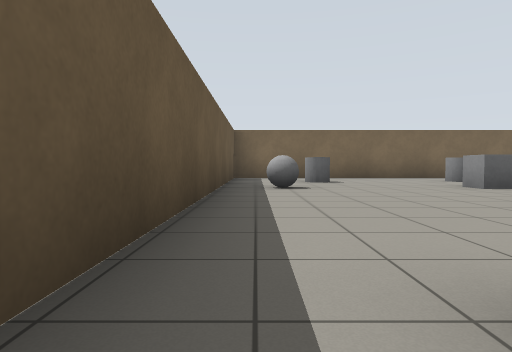
View 1 (above)

18 first-person views from a walk through a world built for the Gazebo simulator. The camera is 0.72 m above the floor, tilts 2° down and sees 75° across. The floor is counted in squares, 2 m on a side. Each view is taken from the middle of a square. On the plan, view 1 faces up. The plan holds only what a view shows up to about 9 squares ahead; the rest is blank.

View 2
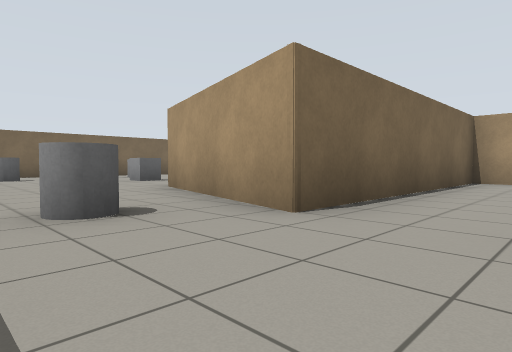

View 3
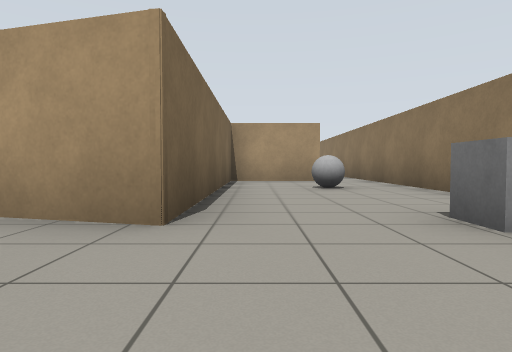

View 4
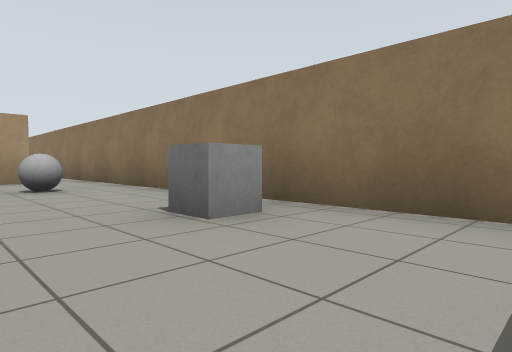

View 5
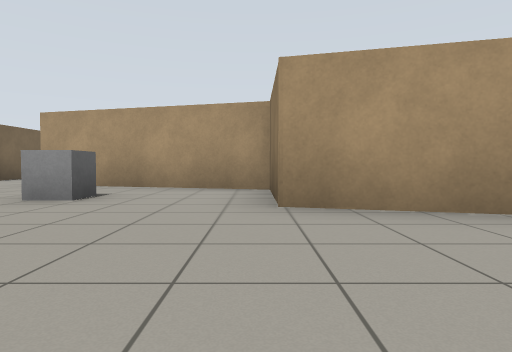

View 6
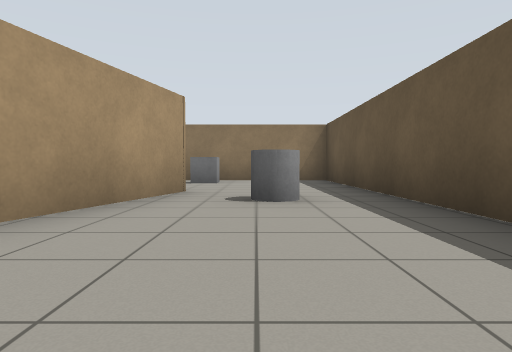

View 7
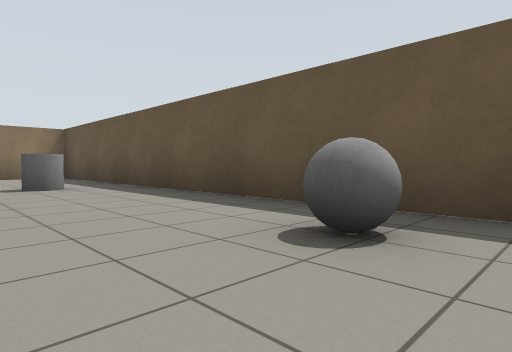

View 8
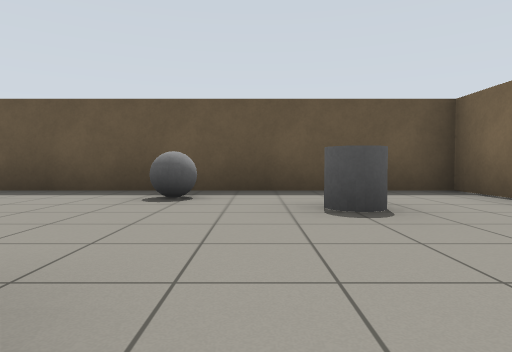

View 9
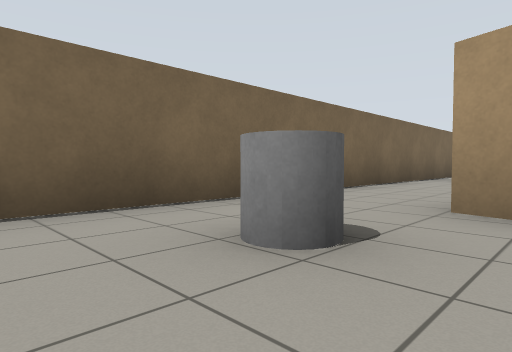

View 10
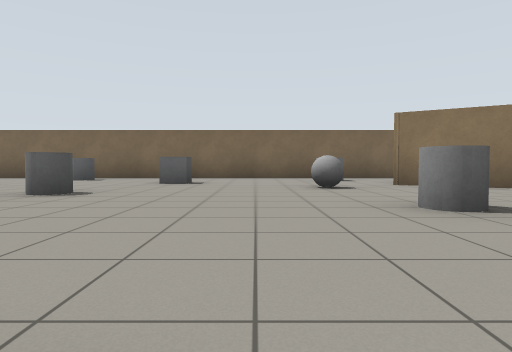

View 11
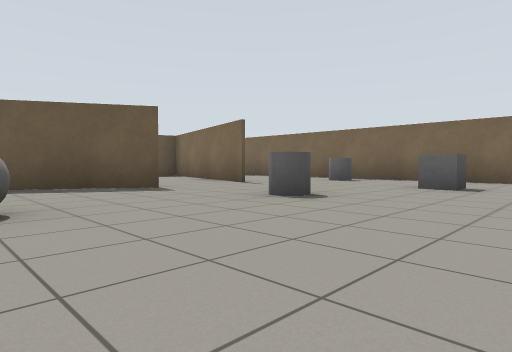

View 12
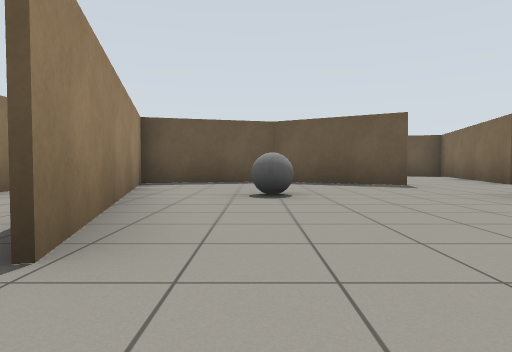

View 13
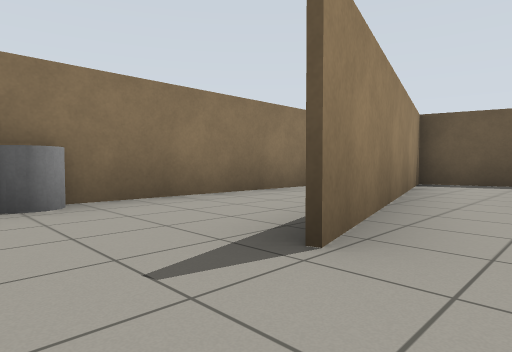

View 14
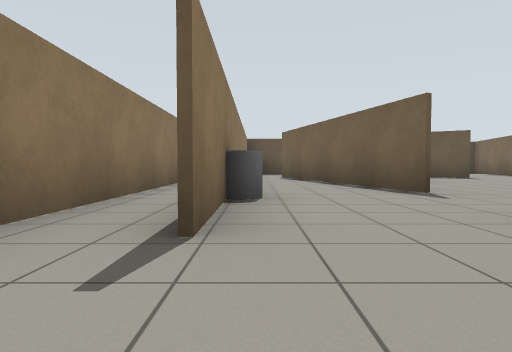

View 15
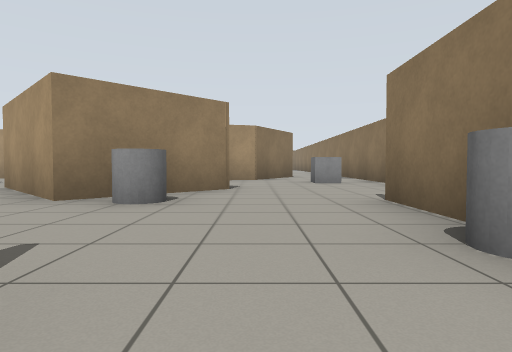

View 16
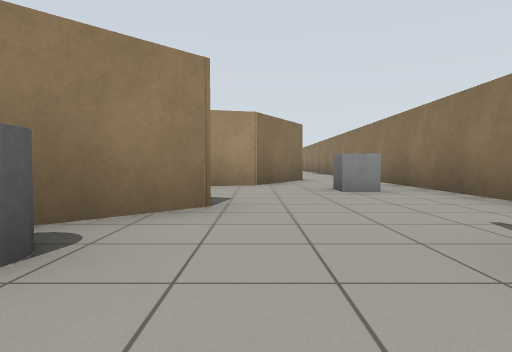

View 17
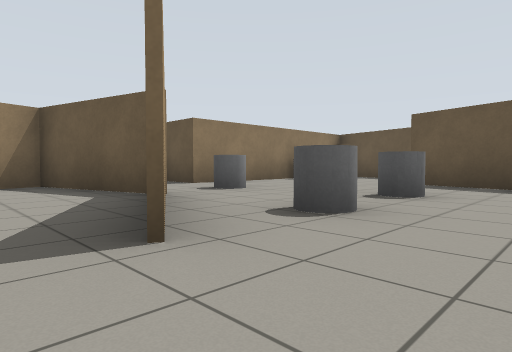

View 18
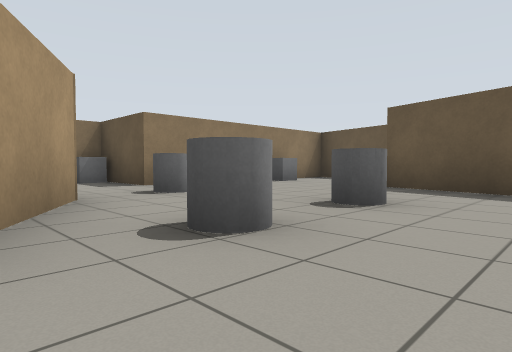

### Floor plan
Ten units are one square. View 1 is at (0, 0); x grows to the right and y downward. Boxes are objects, and circles mark ways between rooms. Rooms are numbered by the first view taken in them; rooms with no view inside come last. Other rooms are left out.
<svg viewBox="-11 -92 252 132">
<path fill="none" stroke="#000" d="M72 25 72 5 19 5 28 -28 47 -28 58 -68M54 -87 -6 -87 -6 35 66 35M103 -37 90 -14 97 12 149 -2 100 12M189 -50 174 -58M181 -2 173 -10 193 -30M176 -87 54 -87M154 23 174 23M103 23 145 23M193 35 225 35M189 7 181 -2M236 21 217 10 216 5M52 -44 48 -27M89 -13 103 -37M56 4 73 4M102 -55 69 -63M125 35 171 35M145 23 154 23M73 4 73 24M66 35 103 35M27 -20 21 0M25 4 56 4"/>
<rect x="5" y="-5" width="10" height="10" fill="#bbb"><title>grey cylinder</title></rect>
<rect x="5" y="-55" width="10" height="10" fill="#bbb"><title>grey ball</title></rect>
<rect x="5" y="-75" width="10" height="10" fill="#bbb"><title>grey cylinder</title></rect>
<rect x="15" y="25" width="10" height="10" fill="#bbb"><title>grey box</title></rect>
<rect x="35" y="-55" width="10" height="10" fill="#bbb"><title>grey box</title></rect>
<rect x="35" y="-75" width="10" height="10" fill="#bbb"><title>grey cylinder</title></rect>
<rect x="45" y="15" width="10" height="10" fill="#bbb"><title>grey ball</title></rect>
<rect x="105" y="-85" width="10" height="10" fill="#bbb"><title>grey cylinder</title></rect>
<rect x="115" y="-15" width="10" height="10" fill="#bbb"><title>grey ball</title></rect>
<rect x="125" y="-45" width="10" height="10" fill="#bbb"><title>grey cylinder</title></rect>
<rect x="125" y="-65" width="10" height="10" fill="#bbb"><title>grey box</title></rect>
<rect x="155" y="-55" width="10" height="10" fill="#bbb"><title>grey ball</title></rect>
<rect x="165" y="-5" width="10" height="10" fill="#bbb"><title>grey cylinder</title></rect>
<rect x="165" y="-35" width="10" height="10" fill="#bbb"><title>grey cylinder</title></rect>
<rect x="165" y="-75" width="10" height="10" fill="#bbb"><title>other object</title></rect>
<rect x="205" y="15" width="10" height="10" fill="#bbb"><title>grey box</title></rect>
<rect x="65" y="-35" width="10" height="10" fill="#bbb"><title>grey cylinder</title></rect>
<rect x="75" y="-15" width="10" height="10" fill="#bbb"><title>grey cylinder</title></rect>
<rect x="85" y="-35" width="10" height="10" fill="#bbb"><title>grey cylinder</title></rect>
<rect x="75" y="15" width="10" height="10" fill="#bbb"><title>grey box</title></rect>
<rect x="145" y="15" width="10" height="10" fill="#bbb"><title>grey cylinder</title></rect>
<rect x="35" y="-5" width="10" height="10" fill="#bbb"><title>grey box</title></rect>
<circle cx="60" cy="-75" r="3" fill="#2a7"/>
<circle cx="70" cy="30" r="3" fill="#2a7"/>
<circle cx="180" cy="10" r="3" fill="#2a7"/>
<circle cx="90" cy="-45" r="3" fill="#2a7"/>
<circle cx="165" cy="30" r="3" fill="#2a7"/>
<circle cx="50" cy="-15" r="3" fill="#2a7"/>
<text x="20" y="-20">1</text>
<text x="130" y="-40">2</text>
<text x="200" y="20">3</text>
<text x="70" y="-30">4</text>
<text x="120" y="30">5</text>
<text x="40" y="-10">6</text>
</svg>
Room 1 opens to room 2. Room 1 opens to room 5. Room 2 opens to room 3. Room 2 opens to room 4. Room 3 opens to room 5. Room 4 opens to room 6.

Where each view was taken, in squares from view 1:
view 1: 0 up, 0 right, facing up
view 2: 2 down, 0 right, facing up-right
view 3: 1 down, 0 right, facing right
view 4: 1 down, 0 right, facing down-right
view 5: 3 up, 0 right, facing right
view 6: 4 up, 1 right, facing down
view 7: 6 up, 2 right, facing down-left
view 8: 6 up, 4 right, facing left
view 9: 6 up, 3 right, facing up-right
view 10: 0 up, 15 right, facing up
view 11: 1 up, 15 right, facing up-left
view 12: 1 up, 16 right, facing left
view 13: 1 up, 16 right, facing down-left
view 14: 2 down, 19 right, facing left
view 15: 1 down, 14 right, facing right
view 16: 1 down, 16 right, facing right
view 17: 5 up, 11 right, facing down-left
view 18: 5 up, 10 right, facing down-left
